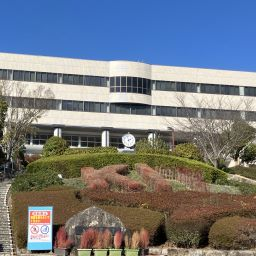
#> input picture kit.jpg, 256 x 256 px
$ python dct_expansion.py
#> lines starting #> are read from the running program, lines starting #| are printed output that depends on the picture; after the words box and inside, x2 and y2 are one past the last pixel; in counts of white or black regions, pixels touching at a corner belong together; long printed decimals are rounded
# -*- coding: utf-8 -*-
"""dct_expansion.ipynb

Automatically generated by Colab.

Original file is located at
    https://colab.research.google.com/drive/1XBU5c1rtxpEINW9DlwEhp7u8-oE7sceC
"""

import cv2
import numpy as np
import time

import csv
import pprint

def create_custom_left_matrix(m, scale_factor):
    # 2m x m 行列を作成し、すべての要素を0で初期化
    custom_matrix = np.zeros((int(scale_factor * m), m))

    # m x m の単位行列を挿入
    custom_matrix[:m, :m] = (1.5 + 0.3*(scale_factor-2))*np.eye(m)

    #print(custom_matrix)

    #print(custom_matrix.shape)

    return np.float32(custom_matrix)  # データ型を変換

def create_custom_right_matrix(n, scale_factor):
    # m x 2m 行列を作成し、すべての要素を0で初期化
    custom_matrix = np.zeros((n, int(scale_factor * n)))

    # m x m の単位行列を挿入
    custom_matrix[:n, :n] = (1.5 + 0.3*(scale_factor-2))*np.eye(n)

    #print(custom_matrix)

    #print(custom_matrix.shape)

    return np.float32(custom_matrix)  # データ型を変換

def dct_expansion(dct_image, scale_factor):
    left_matrix = create_custom_left_matrix(dct_image.shape[0], scale_factor)
    right_matrix = create_custom_right_matrix(dct_image.shape[1], scale_factor)

    # 拡大後の画像を初期化
    #result_image = np.zeros((dct_image.shape[0] * scale_factor, dct_image.shape[1] * scale_factor, 3), dtype=np.float32)

    # 行列の掛け算
    result_image = np.dot(np.dot(left_matrix, dct_image), right_matrix)

    return result_image

# 画像読み込み
image_path = 'kit.jpg'
original_image = cv2.imread(image_path, cv2.IMREAD_GRAYSCALE)
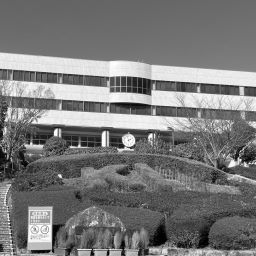
#> original_image: shape (256, 256); min 0, max 255, mean 121.1
print(original_image.shape)
#| (256, 256)
print(original_image[0,0])
#| 100
cv2.imwrite('kit_gray.jpg', original_image)


# DCT変換
dct_image1 = cv2.dct(np.float32(original_image))
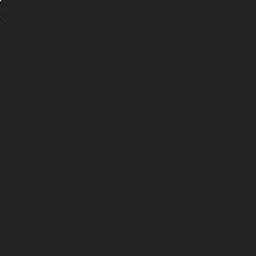
#> dct_image1: shape (256, 256) float32; min -5128.4, max 30989, mean 0.4; drawn with min black and max white
dct_image2 = dct_image1

# 拡大倍率
scale_factor = 2.0

#提案手法
start = time.time()
result_image1_dct = dct_expansion(dct_image1, scale_factor)
#> in dct_expansion, `result_image = np.dot(np.dot(left_matrix, dct_image), right_matrix)`:
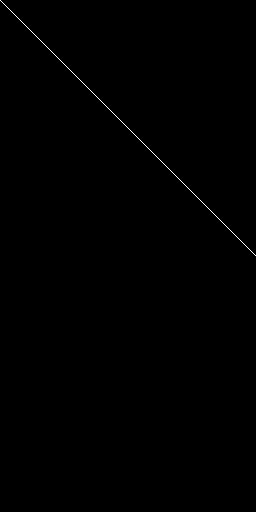
#> left_matrix: shape (512, 256) float32; values 0 (black) and 1.5 (white), 0.2% white in thin lines or dots, all inside (x1, y1, x2, y2) = (0, 0, 256, 256)
end = time.time()
print("Proposed method")
print(end - start)
result_image1_idct = cv2.idct(result_image1_dct)
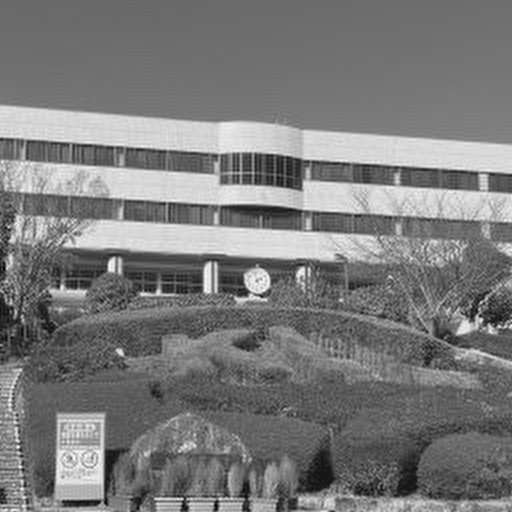
#> result_image1_idct: shape (512, 512) float32; min -30.29, max 314.7, mean 136.2; drawn with min black and max white
#デバッグ
print(result_image1_idct.shape)
#| (512, 512)
print(result_image1_idct[0,0])
#| 112.922

#従来手法
start = time.time()
result_image2_idct = cv2.idct(dct_image2)
enlarged_image = cv2.resize(result_image2_idct, None, fx=scale_factor, fy=scale_factor)
result_image2_dct = cv2.dct(np.float32(enlarged_image))
end = time.time()
print("Conventional method")
print(end - start)

# 結果を出力
cv2.imwrite('ResultImage.jpg', result_image1_idct)
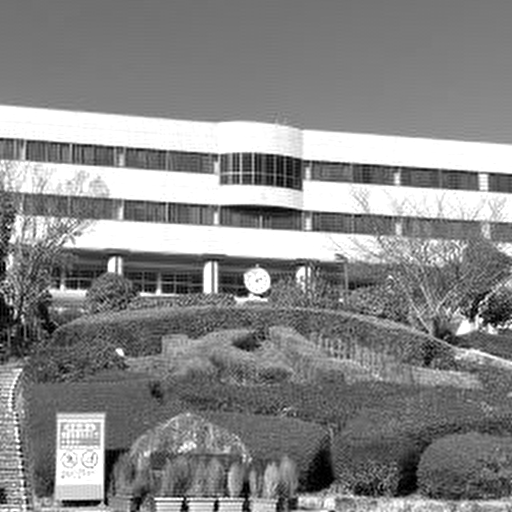
#> saved as ResultImage.jpg: shape (512, 512); min 0, max 255, mean 135.1
